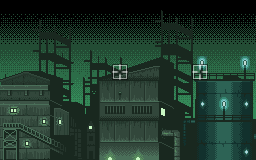

Tiled map render using the project's own tile images. Description and the whole map definition, tile-layer contents included, below:
An orthogonal 16x10 tile map with 16x16 px tiles, 3 tile layers (map, objects, foreground), 3 tilesets.

<map version="1.2" tiledversion="1.3.2" orientation="orthogonal" renderorder="right-down" width="16" height="10" tilewidth="16" tileheight="16" hexsidelength="0" infinite="0" nextlayerid="6" nextobjectid="1" compressionlevel="0">
  <properties />
  <tileset firstgid="1" source="..\Actors.tsx" />
  <tileset firstgid="257" source="..\Blocks.tsx" />
  <tileset firstgid="513" source="map.tileset.tsx" />
  <layer id="1" name="map" width="16" height="10">
    <data encoding="csv">
513,513,513,513,513,513,513,513,513,513,514,513,513,513,513,513,
515,516,517,518,519,520,521,522,523,524,525,526,527,528,529,530,
531,531,532,533,534,531,531,531,531,535,536,537,538,531,531,531,
539,540,541,542,543,544,545,546,547,548,549,550,551,552,553,554,
555,556,557,558,559,560,561,562,563,564,565,566,567,568,569,570,
571,572,573,574,575,576,577,578,579,580,581,582,583,584,585,586,
587,588,589,590,591,592,593,594,595,596,597,598,599,600,601,602,
603,604,605,606,607,608,609,610,611,612,613,614,615,616,617,618,
619,620,621,622,623,624,625,626,627,628,629,630,631,632,633,634,
635,636,637,638,639,640,641,642,643,644,645,646,647,648,649,650
</data>
  </layer>
  <layer id="2" name="objects" width="16" height="10">
    <data encoding="csv">
0,0,0,0,0,0,0,0,0,0,0,0,0,0,0,0,
0,0,0,0,0,0,0,0,0,0,0,0,0,0,0,0,
0,0,0,0,0,0,0,0,0,0,0,0,0,0,0,0,
0,0,0,0,0,0,0,0,0,0,0,0,0,0,0,0,
0,0,0,0,0,0,0,1,0,0,0,0,4,0,0,0,
0,0,0,0,0,0,0,0,0,0,0,0,0,0,0,0,
0,0,0,0,0,0,0,0,0,0,0,0,0,0,0,0,
0,0,0,0,0,0,0,0,0,0,0,0,0,0,0,0,
0,0,0,0,0,0,0,0,0,0,0,0,0,0,0,0,
0,0,0,0,0,0,0,0,0,0,0,0,0,0,0,0
</data>
  </layer>
  <layer id="3" name="foreground" width="16" height="10">
    <data encoding="csv">
0,0,0,0,0,0,0,0,0,0,0,0,0,0,0,0,
0,0,0,0,0,0,0,0,0,0,0,0,0,0,0,0,
0,0,0,0,0,0,0,0,0,0,0,0,0,0,0,0,
0,0,0,0,0,0,0,0,0,0,0,0,0,0,0,0,
0,0,0,0,0,0,0,0,0,0,0,0,0,0,0,0,
0,0,0,0,0,0,0,0,0,0,0,0,0,0,0,0,
0,0,0,0,0,0,0,0,0,0,0,0,0,0,0,0,
0,0,0,0,0,0,0,0,0,0,0,0,0,0,0,0,
0,0,0,0,0,0,0,0,0,0,0,0,0,0,0,0,
0,0,0,0,0,0,0,0,0,0,0,0,0,0,0,0
</data>
  </layer>
  <objectgroup id="5" name="events" />
</map>
